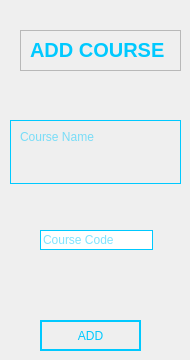
     <widget class="QWidget" name="AddCoursePage">
      <widget class="QFrame" name="frame_2">
       <property name="geometry">
        <rect>
         <x>20</x>
         <y>30</y>
         <width>161</width>
         <height>41</height>
        </rect>
       </property>
       <property name="styleSheet">
        <string notr="true">QFrame {
    border: 2px solid #00C9FF;
}

QFrame &gt; * {
    border: none;
}</string>
       </property>
       <property name="frameShape">
        <enum>QFrame::StyledPanel</enum>
       </property>
       <property name="frameShadow">
        <enum>QFrame::Raised</enum>
       </property>
       <widget class="QLabel" name="label_2">
        <property name="geometry">
         <rect>
          <x>10</x>
          <y>10</y>
          <width>151</width>
          <height>20</height>
         </rect>
        </property>
        <property name="font">
         <font>
          <pointsize>15</pointsize>
          <weight>75</weight>
          <bold>true</bold>
         </font>
        </property>
        <property name="styleSheet">
         <string notr="true">QLabel {
    color: #00C9FF;
}</string>
        </property>
        <property name="text">
         <string>ADD COURSE</string>
        </property>
       </widget>
      </widget>
      <widget class="QLineEdit" name="CourseCodeAdd">
       <property name="geometry">
        <rect>
         <x>40</x>
         <y>230</y>
         <width>113</width>
         <height>20</height>
        </rect>
       </property>
       <property name="toolTip">
        <string>Course Code</string>
       </property>
       <property name="styleSheet">
        <string notr="true">QLineEdit {
    border: 1px solid #00C9FF;
    color: #00C9FF;  /* Text color of QLineEdit */
    text-align: center;
}

QLineEdit::placeholder {
    color: #00C9FF;  /* Text color of placeholder */
    text-align: center;
}</string>
       </property>
       <property name="placeholderText">
        <string>Course Code</string>
       </property>
      </widget>
      <widget class="QPushButton" name="SaveCourse">
       <property name="geometry">
        <rect>
         <x>40</x>
         <y>320</y>
         <width>101</width>
         <height>31</height>
        </rect>
       </property>
       <property name="toolTip">
        <string>Add Course</string>
       </property>
       <property name="styleSheet">
        <string notr="true">QPushButton {
    border: 2px solid #00C9FF;
    color: #00C9FF;  /* Text color of QPushButton */
    text-align: center;  /* Center-align text in QPushButton */
}</string>
       </property>
       <property name="text">
        <string>ADD</string>
       </property>
      </widget>
      <widget class="QTextEdit" name="CourseNameAdd">
       <property name="geometry">
        <rect>
         <x>10</x>
         <y>120</y>
         <width>171</width>
         <height>64</height>
        </rect>
       </property>
       <property name="toolTip">
        <string>Course Name</string>
       </property>
       <property name="styleSheet">
        <string notr="true">QTextEdit {
    border: 1px solid #00C9FF;
    color: #00C9FF;  /* Text color of QTextEdit */
    background-color: transparent;  /* Make the background transparent */
    padding: 5px;  /* Add padding for better visibility */
}

QTextEdit::placeholder {
    color: #00C9FF;  /* Text color of placeholder */
    background-color: transparent;  /* Make the background transparent */
}

QScrollBar:vertical {
    width: 10px;  /* Customize vertical scrollbar width */
}

QScrollBar::handle:vertical {
    background-color: #00C9FF;  /* Customize scrollbar handle color */
    border-radius: 5px;  /* Add border radius to scrollbar handle */
}</string>
       </property>
       <property name="placeholderText">
        <string>Course Name</string>
       </property>
      </widget>
     </widget>
